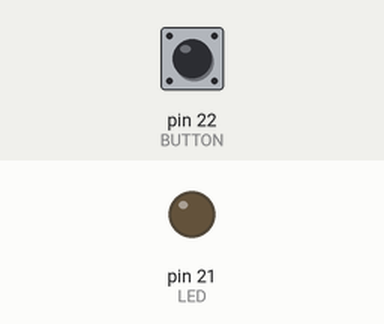
This sketch was run on a simulated Arduino Mega 2560, built with avr-gcc and run on an emulated ATmega2560. On the bench: output pins drawn as LEDs (lit = HIGH). The test bench sets the inputs (shaded band); at power-on: pin 22 (BUTTON) HIGH.

Above: at 1.2 s.
1.3 s: pin 22 (BUTTON) pulled LOW for 0.15 s
At 2.6 s:
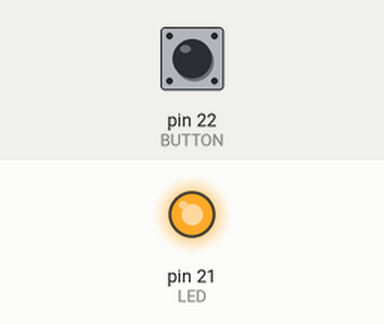
Timing chart, 0 to 7.9 s (numbered marks = the images above; inputs shaded):
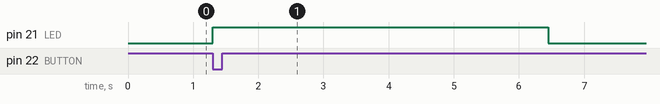

Measured:
- after the input at 1.3 s, pin 21 (LED): LOW → HIGH at once, → LOW 5.1 s later

The sketch:

10_ESY_Tabelle.ino
```cpp
#define BUTTON 22  // Digital Pin 22
#define LED 21     // Digital Pin 21

typedef enum {
  LIGHT_OFF,
  LIGHT_ON
}  state_t;     // enum datatype for states

// events
typedef enum {
  NONE,
  TIMER_EXPIRED,
  BUTTON_PRESSED
} event_t;      // enum datatype for events

state_t state;      // keep current state

unsigned long timer = 0;  // start time of timer

void startTimer (void) {
    digitalWrite(LED, HIGH);
    state = LIGHT_ON; // set new state
    timer = millis(); // start timer
}
void resetTimer (void) {
    timer = millis();
}
void timerExpires (void) {
    digitalWrite(LED, LOW);
    state = LIGHT_OFF; // set new state
}
void idle(void) {
}


void setup() {
  pinMode(LED, OUTPUT);
  digitalWrite(LED, LOW);
  digitalWrite(BUTTON, HIGH); // Pull-UP
  state = LIGHT_OFF;              // initial state
}

// state/event lookup table with function pointers
void (*state_table[2][3]) (void) = {
  //             NO_EVENT   TIMER_EXPIRED   BUTTON_PRESSED
  /* LIGHT_OFF*/ {idle,   idle,           startTimer      },
  /* LIGHT_ON*/  {idle,   timerExpires,   resetTimer  }
};

void loop() {
  state_machine();
}

void state_machine() {
  // check for new events
  event_t event = NONE;   // default: no event
  if (timer && millis() - timer > 5000) {
    event = TIMER_EXPIRED;
    timer = 0;
  } else if (digitalRead(BUTTON) == LOW) {
    event = BUTTON_PRESSED;
  }
  // go to next state
  state_table[state][event]();
}
```
